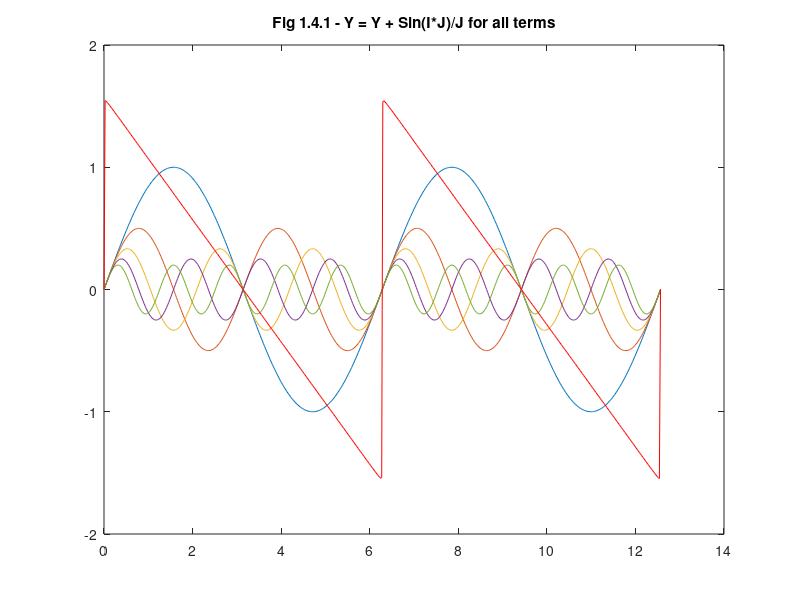

Reproduce this figure in MATLAB.
%
% author: Ke-Wei Ma
% contact: keweima at gmail.com
% summary: replicate Fig 1.4.1
%

clear all;
clf;

h = 1:3000;                 % all harmonics.  
a = 1 ./ h;                 % amplitude.  1/1, 1/3, 1/5 ... 1,000

n = 500;
i = linspace(0, 4*pi, n);   % number of steps

j = h' * i;

y = sin(j) .* repmat(a',1,n); % repmat converts amplitude vector to mirrored columns in new matrix

% Plot the first 5 harmonics and then the sum of all 
% the harmonics 

figure
plot(i, y(1,:), ...
     i, y(2,:), ...
     i, y(3,:), ...
     i, y(4,:), ...
     i, y(5,:), ...
     i, sum(y), 'r');

title('Fig 1.4.1 - Y = Y + Sin(I*J)/J for all terms');
